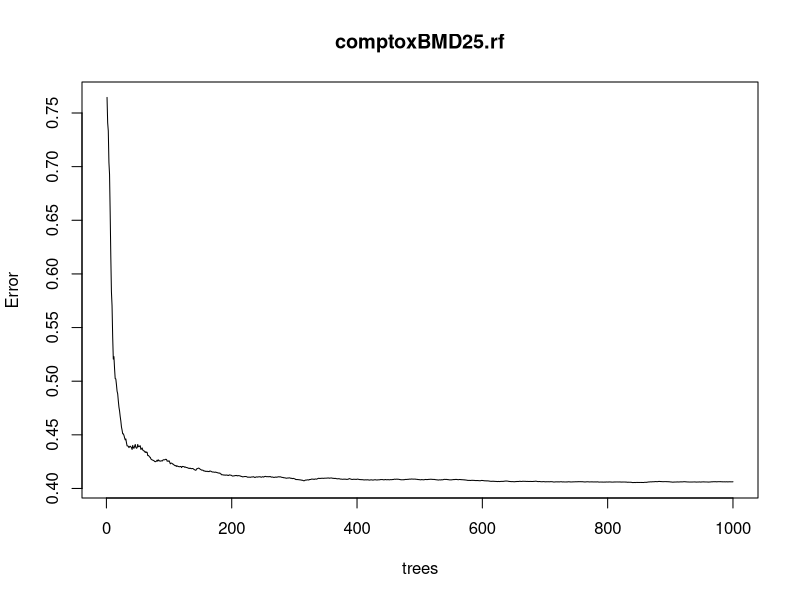
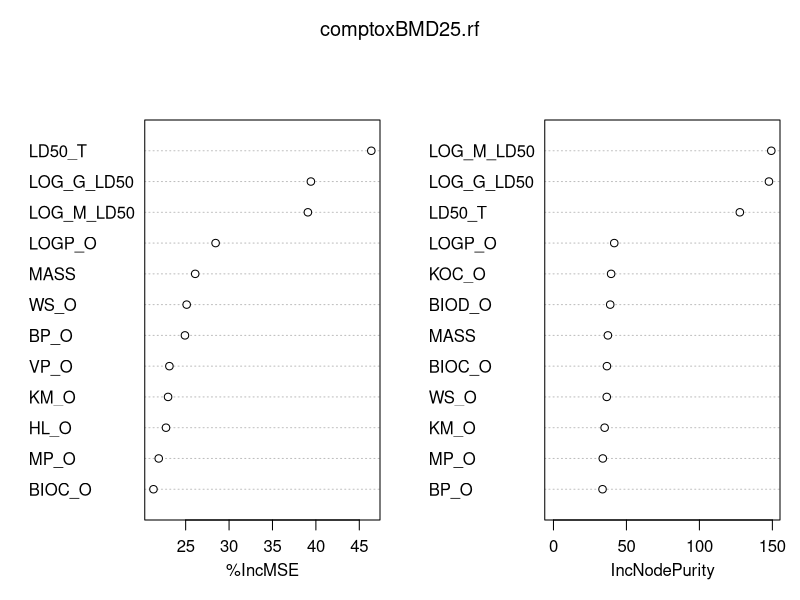
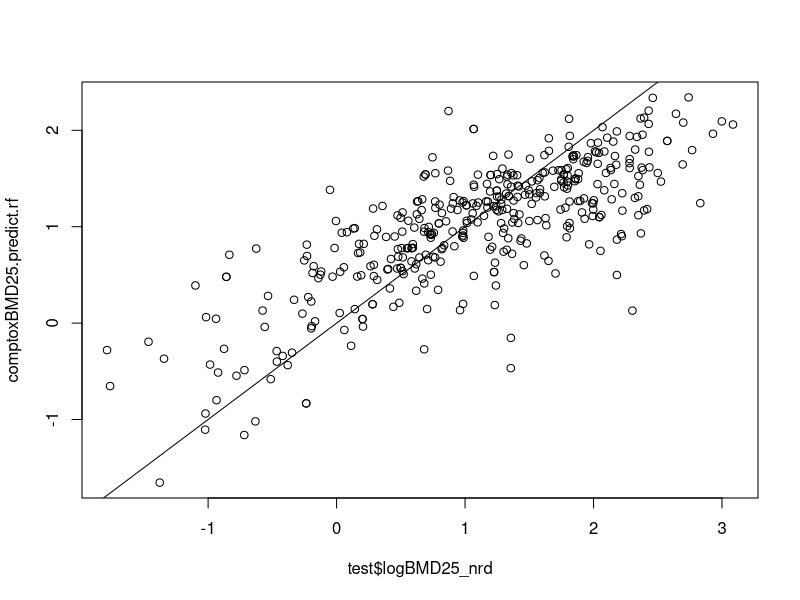
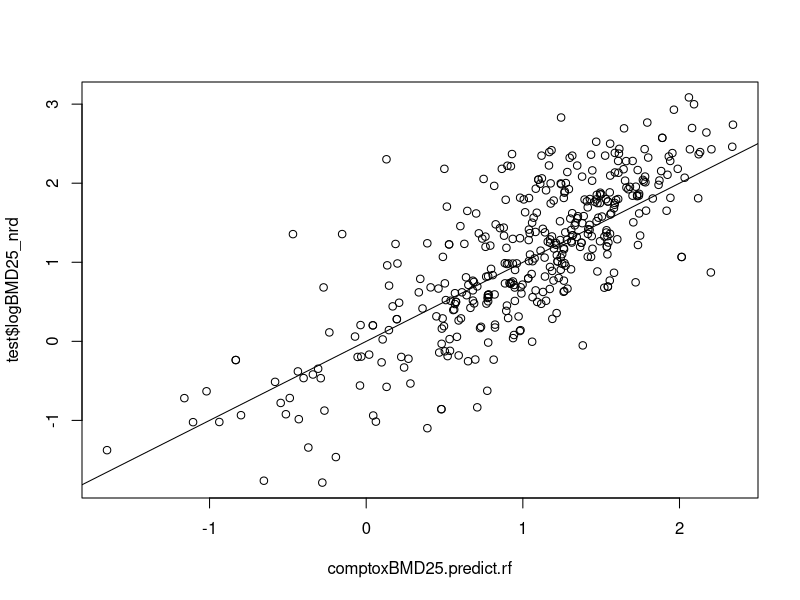

The R script that drew these images, in order: (Note: this script raises an error after producing the figures.)
## ---- chunk 1
library(readxl)
library(dplyr)

data <- read_excel("Input_ALL_V01a.xlsx", sheet = "data")

data <- dplyr::filter(data, data$Count_nrd > 3)

data <- subset(data, select = c(MASS,
                                LD50_T,
ATM_O,
BIOC_O,
BIOD_O,
BP_O,
HL_O,
KM_O,
LOGKOA_O,
KOC_O,
LOGP_O,
MP_O,
VP_O,
WS_O,
LOG_M_LD50,
LOG_G_LD50,
LOG_LD50_25, logBMD25_nrd))

data1=data[1:1508,]
data =  na.omit(data)
#data =  na.omit(data)
set.seed(1)
idx = sample(1:nrow(data), nrow(data)*0.7)
train = data[idx,]
test = data[-idx,]
## ---- chunk 2
library(randomForest)
set.seed(1)
comptoxBMD25.rf <- randomForest(logBMD25_nrd
 ~ MASS+LD50_T+ATM_O+BIOC_O+BIOD_O+BP_O+HL_O+KM_O+LOGKOA_O+KOC_O+LOGP_O+MP_O+VP_O+WS_O+LOG_M_LD50+LOG_G_LD50, data = train, 
 mtry = 3, ntree = 1000, importance = TRUE) 
comptoxBMD25.rf

#MASS+BIOC_T+BP_T+DAPHNIA_T+DEN_T+DEV_T+FATHEAD_T+FP_T+MP_T+AM_T+LD50_T+ST_T+TC_T+TETRA_T+VISC_T+VP_T+WS_T+ATM_O+BIOC_O+BIOD_O+BP_O+HL_O+KM_O+LOGKOA_O+KOC_O+LOGP_O+MP_O+VP_O+WS_

## ---- chunk 3
plot(comptoxBMD25.rf) 
#importance(comptoxBMD25.rf, class=NULL)
varImpPlot(comptoxBMD25.rf, n.var=12)

## ---- chunk 4
comptoxBMD25.predict.rf = predict(comptoxBMD25.rf, test[,-17])
# head(comptoxBMD25.rf)
require(MLmetrics)
names(comptoxBMD25.predict.rf) <- NULL
R2_Score(comptoxBMD25.predict.rf, test$logBMD25_nrd)

a <-plot(test$logBMD25_nrd, comptoxBMD25.predict.rf)+
abline(0,1)


b <-plot(comptoxBMD25.predict.rf, test$logBMD25_nrd)+
abline(0,1)

comptoxBMD25.predict.rf.total = predict(comptoxBMD25.rf, data1)
output.rf = cbind(data1, comptoxBMD25.predict.rf.total)

#write.csv(output.rf,"/Users/marysesuppiger/RFoutputOPERAandtestALL.csv", row.names = FALSE)

comptoxHC20 = predict(comptoxHC20.rf, data1)

## ---- chunk 5
set.seed(1)
folds <- split(sample(nrow(train), nrow(train), replace = FALSE), as.factor(1:10))
## ---- chunk 6
#library(randomForest) this package cannot handle categorical variables with more than 53 levels
library(ranger)
library(caret)

mtry.list <- c(2, 5, 7, 10, 12) #10, 20, 30, 53
ntree.list <- c(100, 500, 1000)
R2.list <- vector()

for (i in mtry.list){
  for (j in ntree.list){
    R2_average <- 0
    for (k in 1:10){
      set.seed(1)
      BMD25_rf <- ranger(logBMD25_nrd
 ~ ATM_O + BIOC_O + BIOD_O + BP_O + HL_O + KM_O + LOGKOA_O + KOC_O + LOGP_O + MP_O + VP_O + WS_O, mtry=i, num.trees=j,
                   data = train[-folds[[k]], ])
      BMD25_predict_rf <- predict( BMD25_rf, train[folds[[k]], ])
      R2_average <- R2_average+R2_Score(BMD25_predict_rf$predictions, train[folds[[k]], ]$logBMD25_nrd)
    }
    performance <- c(i, j, R2_average/10)
    R2.list <- rbind(R2.list, performance)
  }
}
colnames(R2.list) <- c('mtry', 'ntree', 'R2')
R2.list
## ---- chunk 7
require(caret)
cv_performance <- vector()
for (i in 1:10){
  set.seed(1)
  BMD25_rf <- ranger(logBMD25_nrd
 ~ ATM_O + BIOC_O + BIOD_O + BP_O + HL_O + KM_O + LOGKOA_O + KOC_O + LOGP_O + MP_O + VP_O + WS_O, mtry=7, num.trees=1000,
                 data = train[-folds[[i]], ])
  BMD25_predict_rf <- predict(BMD25_rf , train[folds[[i]], ])
  cv_performance <- c(cv_performance, R2_Score(BMD25_predict_rf$predictions, train[folds[[i]], ]$logBMD25_nrd))
}
cv_performance
mean(cv_performance)
